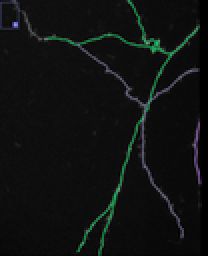
%> input picture Evaluation/data/evaluation/52-51/52.PNG, 104 x 128 px, shrunk from 1259 x 1553 before the run (shown 2 times larger)
$ octave --eval "result = FastMarching(imread('../../../../data/evaluation/52-51/52.PNG'));"   (GNU Octave 9; MATLAB toolbox functions it lacks are replaced by stand-ins)
%> lines starting %> are read from the running program, lines starting %| are printed output that depends on the picture; in (x1, y1, x2, y2) boxes, pixels count from 0 and x2, y2 are one past the last pixel; in counts of white or black regions, pixels touching at a corner belong together; the program's own positions count from 1; long printed decimals are rounded
### Evaluation/ForCluster/TimeLapseFig3_101/Functions/Multi_Scale_LoG.m
% This is a fast multi-scale LoG filter. R is the scale,
% defined as sqrt(2) times the SD of the best LoG filter

function Im_max = Multi_Scale_LoG(Im,R_min,R_step,R_max,varargin)
%> called with R_min = 2, R_step = 1, R_max = 2

if length(varargin)==1
    myClass=varargin{1};
else
    myClass.getFlag=NaN;
end

disp('Multi-scale LoG filtering started.')
cl=class(Im);
%> cl = 'uint8'

% [12 lines of commented-out code are left out]

sizeIm=size(Im);
%> sizeIm = [128 104 3]
if length(sizeIm)==2
    sizeIm(3)=1;
end

if R_min<0.1
    R_min=0.1;
end

s=R_min:R_step:R_max;

if isempty(s)
    Im_max=Im;
else
    del=0.01*R_min;

    s0=max(s);
    W=ceil(2.5*s0)*2+1;
    HW=(W-1)/2; % padding of Im
    center=(W+1)/2;
    %extra_padding=[0,0,0]; % extra padding to speed up fft
    extra_padding=[factorize(W-1+sizeIm(1)),factorize(W-1+sizeIm(2)),factorize(W-1+sizeIm(3))];
%> extra_padding = [2 3 0]

    %out = imaqmex_1('memorystatus');
    %out = imaqmem;
    %mem_left = out.AvailPhys;
    Byte_needed=(8*2*2*2+1)*prod(sizeIm+2.*HW+extra_padding);
%> Byte_needed = 13841100
    mem_left=Byte_needed+1;
%> mem_left = 13841101

    if(Byte_needed > mem_left)
        disp('Insufficient amount of available memory to run this plugin. Consider reducing the image.');
        Im_max=Im;
    else
        Im_max=zeros(sizeIm,cl);

        %fIm_pad=zeros(sizeIm+2.*HW+extra_padding,cl);
        %fIm_pad(HW+1:HW+sizeIm(1),HW+1:HW+sizeIm(2),HW+1:HW+sizeIm(3))=Im;

        fIm_pad=padarray(Im,[HW HW HW],'symmetric'); %'replicate'
        fIm_pad=padarray(fIm_pad,extra_padding,'post');

        clear Im
        fIm_pad=fftn(fIm_pad);

        sizeIm_pad=size(fIm_pad);
%> sizeIm_pad = [140 117 13]
        if length(sizeIm_pad)==2
            sizeIm_pad(3)=1;
        end

        Kx=(2*pi*(0:sizeIm_pad(1)-1)./sizeIm_pad(1));
%> Kx = 140 values from 0 to 6.24
        Ky=(2*pi*(0:sizeIm_pad(2)-1)./sizeIm_pad(2));
        Kz=(2*pi*(0:sizeIm_pad(3)-1)./sizeIm_pad(3));
        Kxp=min(Kx,2*pi-Kx);
        Kyp=min(Ky,2*pi-Ky);
        Kzp=min(Kz,2*pi-Kz);

        for k=1:length(s)
            %%%%%%%%%%%%%%%%% LoG Filter %%%%%%%%%%%%%%%%%%%%%%%%%%%%%%%%%%%%%
            if myClass.getFlag()==1
               return;
            end

            fCSFx_pad1=exp(-Kxp.^2.*(s(k)-del)^2./4).*exp(1i.*Kx.*(center-1)); % conjugated fCSF
            fCSFy_pad1=exp(-Kyp.^2.*(s(k)-del)^2./4).*exp(1i.*Ky.*(center-1));
            fCSFz_pad1=exp(-Kzp.^2.*(s(k)-del)^2./4).*exp(1i.*Kz.*(center-1));

            fCSFx_pad2=exp(-Kxp.^2.*(s(k)+del)^2./4).*exp(1i.*Kx.*(center-1)); % conjugated fCSF
            fCSFy_pad2=exp(-Kyp.^2.*(s(k)+del)^2./4).*exp(1i.*Ky.*(center-1));
            fCSFz_pad2=exp(-Kzp.^2.*(s(k)+del)^2./4).*exp(1i.*Kz.*(center-1));

            Im_temp=real(ifftn(fIm_pad.*...
                (repmat(transpose(fCSFx_pad1),[1,sizeIm_pad(2),sizeIm_pad(3)]).*...
                repmat(fCSFy_pad1,[sizeIm_pad(1),1,sizeIm_pad(3)]).*...
                repmat(reshape(fCSFz_pad1,[1,1,sizeIm_pad(3)]),[sizeIm_pad(1),sizeIm_pad(2),1])-...
                repmat(fCSFy_pad2,[sizeIm_pad(1),1,sizeIm_pad(3)]).*...
                repmat(reshape(fCSFz_pad2,[1,1,sizeIm_pad(3)]),[sizeIm_pad(1),sizeIm_pad(2),1]))./(2*del/s(k)))); % correct up to a numerical factor

            Im_temp(Im_temp<0)=0;
            if ~isa(Im_max,'double')
                Im_temp=feval(cl,Im_temp./max(Im_temp(:)).*double(intmax(cl)));
            end
            Im_temp=Im_temp(1:sizeIm(1),1:sizeIm(2),1:sizeIm(3));
            %%%%%%%%%%%%%%%%%%%%%%%%%%%%%%%%%%%%%%%%%%%%%%%%%%%%%%%%%%%%%%%%%%

            % combining different scales
            if k==1
                Im_max=Im_temp;
                clear Im_temp
            else
                ind=(Im_temp > Im_max) & (Im_temp > Simple_Filters(Im_max,'Max',(2*s(k-1)+1).*ones(1,3)));
                Im_max(ind)=Im_temp(ind);
                clear Im_temp ind
            end

            display(['scale = ', num2str(s(k))])
        end
%> this loop made 1 pass
%> pass 1, in Multi_Scale_LoG, `Im_temp=Im_temp(1:sizeIm(1),1:sizeIm(2),1:sizeIm(3));`:
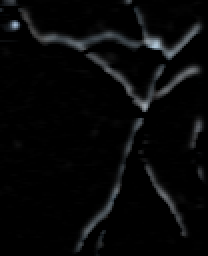
%> Im_temp: size 128x104x3 uint8 (shown 2 times larger); mean R, G, B 7.3, 7.8, 8.2
    end
end

disp('Multi-scale LoG filtering is complete.')

### Evaluation/ForCluster/TimeLapseFig3/NeuronTracerV20/factorize.m
% this function finds the smalest pad=N-N0 which will factorize N

function pad=factorize(N0)

factors=[2,3,5,7,11,13];
max_powers=ceil(log(N0)./log(factors));

[X1,X2,X3,X4,X5,X6]=ndgrid(0:max_powers(1),0:max_powers(2),0:max_powers(3),0:max_powers(4),0:max_powers(5),0:max_powers(6));
temp=factors(1).^X1.*factors(2).^X2.*factors(3).^X3.*factors(4).^X4.*factors(5).^X5.*factors(6).^X6-N0;
temp(temp<0)=inf;
[pad,~]=min(temp(:));
%[n1,n2,n3,n4,n5]=ind2sub(size(temp),ind);
%n1=n1-1; n2=n2-1; n3=n3-1; n4=n4-1;; n5=n5-1;
%[n1,n2,n3,n4,n5]

### Evaluation/ForCluster/TimeLapseFig3/NeuronTracerV20/sub2ind_AS.m
% This function converts subscript to index format

function ind =sub2ind_AS(sizeIm,x,y,z)

if max(x)>sizeIm(1) | max(y)>sizeIm(2)%| max(z)>sizeIm(3)
    error('Out of range subscript')
else
    ind=x+(y-1).*sizeIm(1)+(z-1).*(sizeIm(1)*sizeIm(2));
end

### Evaluation/ForCluster/TimeLapseFig3_101/NeuronTracerV20/Additional Functions/FastMarching.m
% This function solves of the Eikonal equation by using the Fast Marching algorithm
% of Sethian. T is the arival time map. The boundary condition is set as
% T(Start_X,Start_Y,Start_Z) = 0 (if start point is provided).

function T=FastMarching(Orig)

disp('Fast Marching started.')

N_steps=100; % number of re-initialization steps
Max_dist=10; % re-initialization is done if a fornt reaches Max_dist
seed_R=5;
seed_thr=80;

Orig=Multi_Scale_LoG(Orig,2,1,2);

[SVx,SVy,SVz,~]=Find_Seeds(Orig,seed_R,seed_thr);
%> the loop in Find_Seeds, `while Max>=thr` made 33 passes
%> (Max, ind) on passes 1 to 12: (215, 36504), (213, 27533), (171, 35894), (142, 37532), (125, 31639), (122, 38820), (118, 38548), (116, 37090), (114, 34861), (110, 33572), (110, 34144), (110, 37166)
%> after the loop in Find_Seeds, `while Max>=thr`:
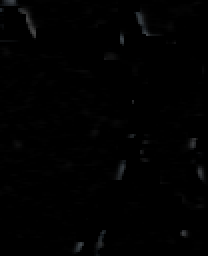
%> Im: size 128x104x3 uint8 (shown 2 times larger); 15.14% of pixels changed, all inside (x1, y1, x2, y2) = (2, 0, 104, 121)
%> after the loop in Find_Seeds, `while Max>=thr`: count = 33
%> in Find_Seeds, `StartVoxel=StartVoxel(1:count-1);`: StartVoxel = 32 values, max 39360 at index 18, min 27533 at index 2, mean 34988.5
%> in Find_Seeds, `SVx=SVx(1:count-1);`: SVx = 32 values, max 116 at index 15, min 1 at index 21, mean 48.47
%> in Find_Seeds, `SVy=SVy(1:count-1);`: SVy = 32 values, max 100 at index 18, min 8 at index 2, mean 65.97
%> in Find_Seeds, `SVz=SVz(1:count-1);`: SVz = 32 values from 3 to 3
%> SVz = 32 values from 3 to 3

sizeOrig=size(Orig);
if length(sizeOrig)==2
    sizeOrig=[sizeOrig,1];
end

Orig=double(Orig);
%Orig=Orig-min(Orig(:));
%Orig=(Orig./max(Orig(:))).^1;
%Orig(Orig<0.01)=0.01;

pad=2;
Im=zeros(sizeOrig+2*pad);
Im(1+pad:end-pad,1+pad:end-pad,1+pad:end-pad)=Orig;
sizeIm=size(Im);
SVx=SVx+pad;
%> SVx = 32 values, max 118 at index 15, min 3 at index 21, mean 50.47
SVy=SVy+pad;
%> SVy = 32 values, max 102 at index 18, min 10 at index 2, mean 67.97
SVz=SVz+pad;
%> SVz = 32 values from 5 to 5
StartVoxel=sub2ind_AS(sizeIm,SVx,SVy,SVz);
%> in sub2ind_AS, `ind=x+(y-1).*sizeIm(1)+(z-1).*(sizeIm(1)*sizeIm(2));`: ind = 32 values, max 70422 at index 18, min 58227 at index 2, mean 65914.3
%> StartVoxel has the same summary as ind in sub2ind_AS
StartVoxel=StartVoxel(2);
%> StartVoxel = 58227

N6_ind=[-1;+1;-sizeIm(1);+sizeIm(1);-sizeIm(1)*sizeIm(2);+sizeIm(1)*sizeIm(2)];

T=inf(sizeIm); T(StartVoxel)=0;
D=inf(sizeIm); D(StartVoxel)=0;
L=zeros(sizeIm); L(StartVoxel)=(1:length(StartVoxel));
KT=zeros(sizeIm); KT(StartVoxel)=1; % Known=1, Trial=2

KnownPoints=zeros(10000,1);
NPcount=length(StartVoxel);
KnownPoints(1:NPcount)=StartVoxel;
TrialPoints=zeros(10000,1);
TPcount=0;
T_TrialPoints=inf(10000,1);

NHood=[KnownPoints(1:NPcount)+N6_ind(1);KnownPoints(1:NPcount)+N6_ind(2);KnownPoints(1:NPcount)+N6_ind(3); ...
    KnownPoints(1:NPcount)+N6_ind(4);KnownPoints(1:NPcount)+N6_ind(5);KnownPoints(1:NPcount)+N6_ind(6)];
%> NHood = [58226; 58228; 58095; 58359; 43971; 72483]
NHood=unique(NHood);
%> NHood = [43971; 58095; 58226; 58228; 58359; 72483]
NHood(KT(NHood)==1)=[];

figure(100)
imshow(max(Im,[],3),[0 max(Im(:))]), hold on
%> after `imshow(max(Im,[],3),[0 max(Im(:))])`:
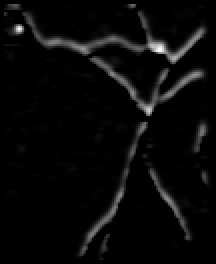
%> displayed picture: size 132x108, on the screen's scale of 0 to 255 (shown 2 times larger); min 0, max 255, mean 9.1
[NVx,NVy,NVz]=ind2sub(sizeIm,KnownPoints(1:NPcount));
%> NVx = 15; NVy = 10; NVz = 5
plot3(NVy,NVx,NVz,'g.')
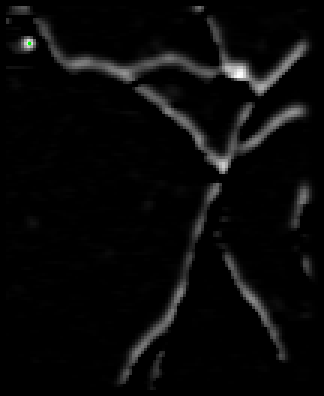
%> figure redrawn from the program's plot data; shown 3 times larger
%> the loop in FastMarching, `for i=1:N_steps` made 1 pass
%|    0.01   1.000
drawnow

%tic
for i=1:N_steps
    display([i/N_steps,length(unique(L(KnownPoints(1:NPcount))))]);
    stop_cond=true;
    while stop_cond
        ind=[NHood+N6_ind(1),NHood+N6_ind(2),NHood+N6_ind(3),NHood+N6_ind(4),NHood+N6_ind(5),NHood+N6_ind(6)];

        %[T(NHood),D(NHood)]=BackSolver(Im(NHood),T(ind),D(ind));
        %[~,temp_ind]=min(T(ind),[],2);

        temp_T=T(ind);
        temp_T(KT(ind)~=1)=inf;
        [T(NHood),D(NHood)]=BackSolver(Im(NHood),temp_T,D(ind));

        [~,temp_ind]=min(temp_T,[],2);

        temp=(1:length(NHood))'+length(NHood).*(temp_ind-1);
        L(NHood)=L(ind(temp));

        keep_ind=(KT(NHood)==0);
        %KT(NHood)=2;
        KT(NHood(keep_ind))=2;
        TrialPoints(TPcount+1:TPcount+sum(keep_ind))=NHood(keep_ind);
        T_TrialPoints(TPcount+1:TPcount+sum(keep_ind))=T(NHood(keep_ind));
        TPcount=TPcount+sum(keep_ind);

        [~,ind2]=min(T_TrialPoints); %(1:TPcount)
        NewKnownPoint=TrialPoints(ind2);
%> the run ends on the next line
        KT(NewKnownPoint)=1;
% [98 lines not run here, left out]
function [SVx,SVy,SVz,StartVoxel]=Find_Seeds(Im,R,thr)

sizeIm=size(Im);
if length(sizeIm)==2
   sizeIm=[sizeIm,1];
end

N=10000;
StartVoxel=zeros(N,1);
SVx=zeros(N,1);
SVy=zeros(N,1);
SVz=zeros(N,1);
count=0; Max=thr;
while Max>=thr
    count=count+1;
    [Max,ind]=max(Im(:));
    StartVoxel(count)=ind;
    [SVx(count),SVy(count),SVz(count)]=ind2sub(sizeIm,StartVoxel(count));
    Im(max(SVx(count)-R,1):min(SVx(count)+R,sizeIm(1)),max(SVy(count)-R,1):min(SVy(count)+R,sizeIm(2)),max(SVz(count)-R,1):min(SVz(count)+R,sizeIm(3)))=0;
end

StartVoxel=StartVoxel(1:count-1);
SVx=SVx(1:count-1);
SVy=SVy(1:count-1);
SVz=SVz(1:count-1);
